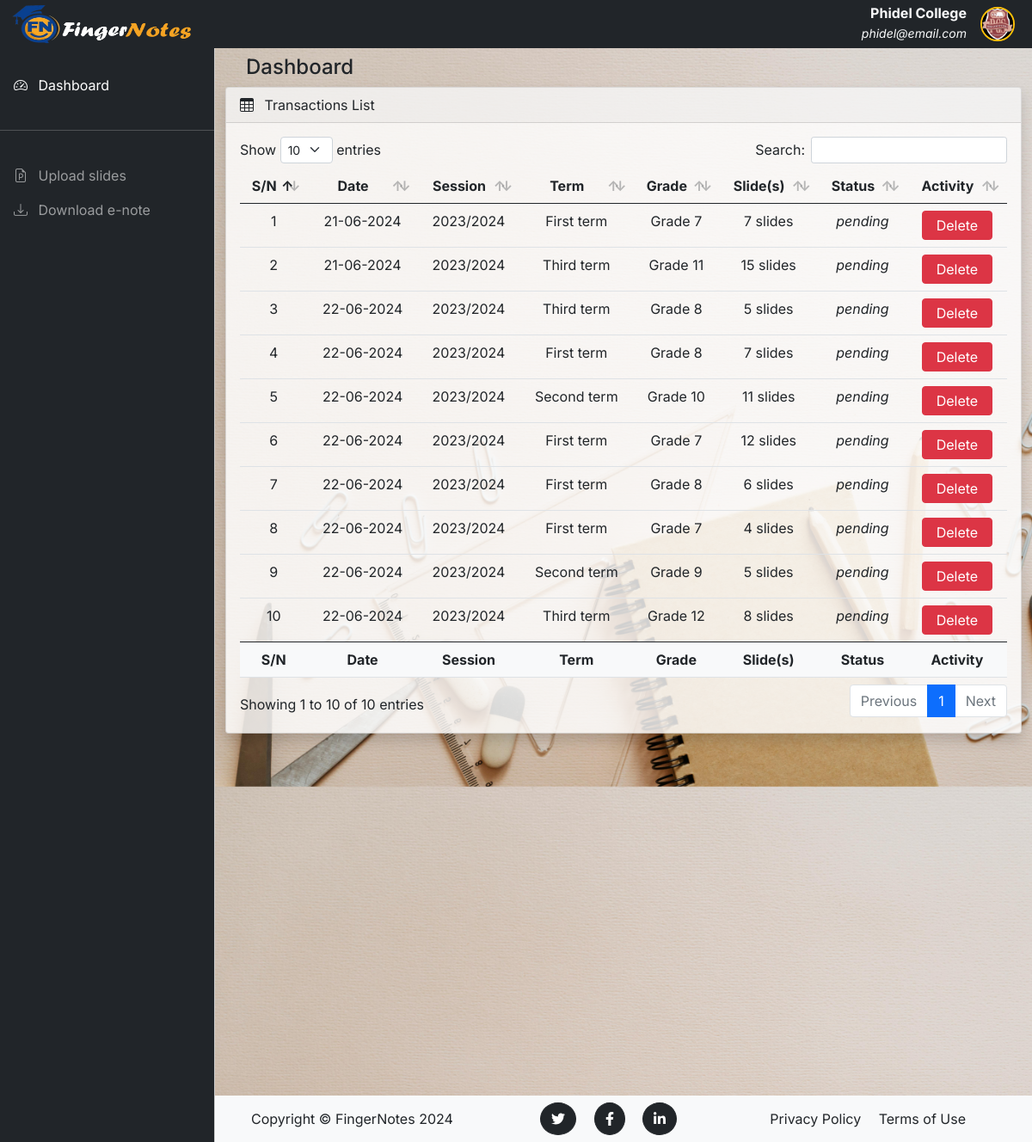
The page /dashboard (signed in) on the database as committed earlier.
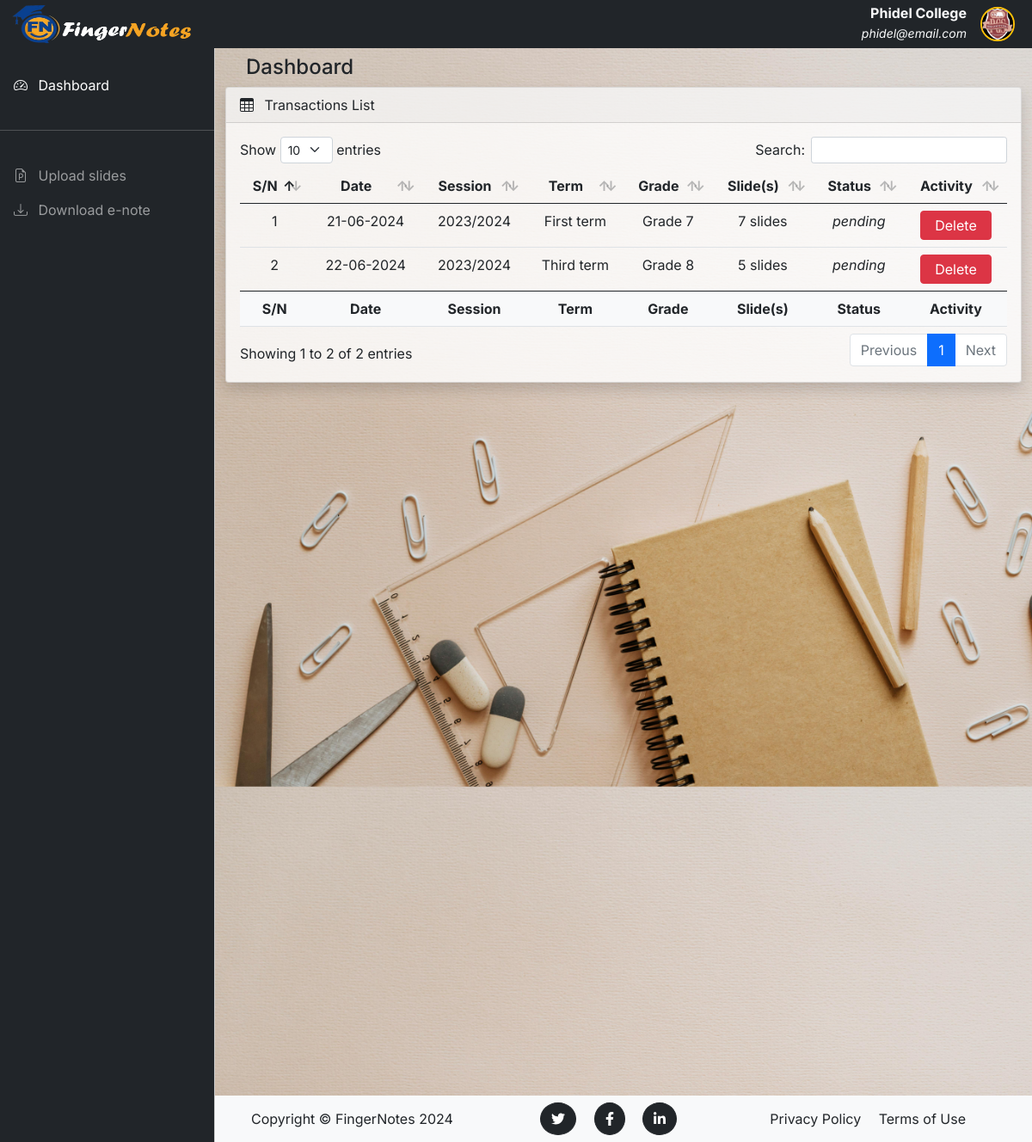
The same page on the database as committed later.
### fingerNotes/models.py (models this page shows, shortened)
class User(db.Model, UserMixin):
    __tablename__ = 'users'
    id = db.Column(db.Integer, primary_key=True)
    school_name = db.Column(db.String(120), nullable=False)
    email = db.Column(db.String(120), nullable=False, unique=True)
    country = db.Column(db.String(100), nullable=False)
    image_file = db.Column(db.String(20), nullable=False, default='default.png')
    password = db.Column(db.String(60), nullable=False)
    telephone_no = db.Column(db.String(14))
    school_address = db.Column(db.String(255))
    school_website = db.Column(db.String(255))
    upload_infos = db.relationship('UploadInfo', backref='user', lazy=True, cascade='all, delete-orphan')

class UploadInfo(db.Model):
    __tablename__ = 'uploads'
    id = db.Column(db.Integer, primary_key=True)
    session = db.Column(db.String(20), nullable=False)
    term = db.Column(db.String(20), nullable=False)
    grade = db.Column(db.String(20), nullable=False)
    status = db.Column(db.String(20), default='pending')
    date = db.Column(db.DateTime, nullable=False, default=datetime.now)
    user_id = db.Column(db.Integer, db.ForeignKey('users.id', name='fk_upload_user'), nullable=False)
    files = db.relationship('File', backref='upload_info', lazy=True, cascade='all, delete-orphan')

### fingerNotes/routes.py (the view)
@app.route("/dashboard")
@login_required
def dashboard():
    uploads = UploadInfo.query.filter_by(user_id=current_user.id).all()
    return render_template("dashboard.html", uploads=uploads)

### fingerNotes/models.py (called while the page is built)
@login_manager.user_loader
def load_user(user_id):
    return User.query.get(int(user_id))

### fingerNotes/templates/dashboard.html (shortened to what this page needs)
{% extends 'base.html' %}
{% set active_page = "dashboard" %}
{% block content %}
  <div class="container-fluid" style="background-color: transparent;">
    <div class="row container">
      <div class="col-md-12">
        <h4>Dashboard</h4>
      </div>
    </div>
    <div class="row" style="background-color: transparent;">
      <div class="col-md-12 mb-3">
        <div class="card shadow" style="background-color: #ffffffd0;">
          <div class="card-header">
            <span><i class="bi bi-table me-2"></i></span> Transactions List
          </div>
          <div class="card-body">
            <div class="table-responsive">
              <table
                id="example"
                class="table table-hover data-table text-center"
                style="width: 100%">
                <thead>
                  <tr>
                    <th>S/N</th>
                    <th>Date</th>
                    <th>Session</th>
                    <th>Term</th>
                    <th>Grade</th>
                    <th>Slide(s)</th>
                    <th>Status</th>
                    <th>Activity</th>
                  </tr>
                </thead>
                <tbody>
                  {% for upload in uploads %}
                  <tr>
                    <td>{{ loop.index }}</td>
                    <td>{{ upload.date.strftime('%d-%m-%Y') }}</td>
                    <td>{{ upload.session }}</td>
                    <td>{{ upload.term }}</td>
                    <td>{{ upload.grade }}</td>
                    <td>{{ upload.files | length }} slides</td>
                    <td><em>{{ upload.status }}</em></td>
                    <td>
                      <a href="{{ url_for('delete_uploads', id=upload.id)}}" class="btn btn-danger py-1 px-3 shadow-none">Delete</a>
                    </td>
                  </tr>
                  {% endfor %}
                </tbody>
                <tfoot>
                  <tr class="bg-light">
                    <th>S/N</th>
                    <th>Date</th>
                    <th>Session</th>
                    <th>Term</th>
                    <th>Grade</th>
                    <th>Slide(s)</th>
                    <th>Status</th>
                    <th>Activity</th>
                  </tr>
                </tfoot>
              </table>
            </div>
          </div>
        </div>
      </div>
    </div>
  </div>
{% endblock%}

### fingerNotes/templates/base.html (shortened to what this page needs)
<!DOCTYPE html>
<html lang="en">
    <head>
        <link rel="stylesheet" type="text/css" href="{{ url_for('static', filename='css/dBaord_css/bootstrap.min.css') }}" />
        <link
            rel="stylesheet"
            href="https://cdn.jsdelivr.net/npm/bootstrap-icons@1.4.1/font/bootstrap-icons.css"
        />
        <link rel="stylesheet" type="text/css" href="{{ url_for('static', filename='css/dBaord_css/dataTables.bootstrap5.min.css') }}" />
        <link rel="stylesheet" type="text/css" href="{{ url_for('static', filename='css/dBaord_css/style.css') }}" />
    </head>
    <body>
        <nav class="navbar navbar-expand-lg navbar-light bg-dark fixed-top py-0">
            <div class="container-fluid">
                <a
                class="navbar-brand me-auto ms-lg-0 ms-3 mx-sm-auto"
                href="{{ url_for('homepage')}}"
                ><img style="width: 210px;height: 45px;" src="{{ url_for('static', filename='img/navbar-logo.png') }}" alt=""></a>
                <div class="collapse navbar-collapse" id="topNavBar">
                    <div class="d-block ms-auto my-lg-0">
                        <h6 class="text-end text-light fw-bolder mb-0">{{ current_user.school_name }}</h6>
                        <em class="text-light"><small>{{ current_user.email }}</small></em>
                    </div>
                    <ul class="navbar-nav">
                        <li class="nav-item dropdown">
                            <a
                                class="nav-link ms-2"
                                href="#"
                                role="button"
                                data-bs-toggle="dropdown"
                                aria-expanded="false"
                            >
                                <img class="rounded-circle border border-2 border-warning" src="{{ url_for('static', filename='img/profile_pics/' + current_user.image_file) }}" width="40px" alt="">
                            </a>
                        </li>
                    </ul>
                </div>
            </div>
        </nav>
        <div
        class="offcanvas offcanvas-start sidebar-nav bg-dark"
        tabindex="-1"
        id="sidebar"
        >
            <div class="offcanvas-body p-0">
                <nav class="navbar-dark">
                    <ul class="navbar-nav">
                        <br>
                        <li>
                            <a href="{{ url_for('dashboard') }}" class="nav-link px-3 {{'active' if active_page == 'dashboard'}}">
                                <span class="me-2"><i class="bi bi-speedometer2"></i></span>
                                <span>Dashboard</span>
                            </a>
                        </li>
                        <li class="my-4"><hr class="dropdown-divider bg-light" /></li>
                        <li>
                            <a href="{{ url_for('upload') }}" class="nav-link px-3 {{'active' if active_page == 'upload'}}">
                                <span class="me-2"><i class="bi bi-file-earmark-ppt"></i></span>
                                <span>Upload slides</span>
                            </a>
                        </li>
                        <li>
                            <a href="{{ url_for('enote_download') }}" class="nav-link px-3 {{'active' if active_page == 'download'}}">
                                <span class="me-2"><i class="bi bi-download"></i></span>
                                <span>Download e-note</span>
                            </a>
                        </li>
                    </ul>
                </nav>
            </div>
        </div>
        <main class="mt-5 pt-3" style="background-image: url(../static/img/backgroundimg.jpg);background-size: 1300px;">
            {% block content %}
            {% endblock %}
            <footer class="footer mt-10 py-2 text-center bg-light me-auto foot">
                <div class="container">
                    <div class="row align-items-center ">
                        <div class="col-lg-3 text-lg-start">Copyright &copy; FingerNotes 2024</div>
                        <div class="col-lg-3 my-3 my-lg-0">
                            <a class="btn btn-dark btn-social rounded-circle mx-2" href="#!" aria-label="Twitter"><i class="fab fa-twitter"></i></a>
                            <a class="btn btn-dark btn-social rounded-circle mx-2" href="#!" aria-label="Facebook"><i class="fab fa-facebook-f"></i></a>
                            <a class="btn btn-dark btn-social rounded-circle mx-2" href="#!" aria-label="LinkedIn"><i class="fab fa-linkedin-in"></i></a>
                        </div>
                        <div class="col-lg-3 text-lg-end">
                            <a class="link-dark text-decoration-none me-3" href="#!">Privacy Policy</a>
                            <a class="link-dark text-decoration-none" href="#!">Terms of Use</a>
                        </div>
                    </div>
                </div>
            </footer>
        </main>
    </body>
</html>

### fingerNotes/static/css/dBaord_css/style.css (style rules this page uses)
body, button { font-family: "Inter", sans-serif; }
:root { --offcanvas-width: 250px; --topNavbarHeight: 55px; }
.sidebar-nav { width: var(--offcanvas-width); }
@media (min-width: 992px) { body { overflow: auto !important; } }
@media (min-width: 992px) { main { margin-left: var(--offcanvas-width); min-height: 160vh; } }
@media (min-width: 992px) { .sidebar-nav { -webkit-transform: none; transform: none; visibility: visible !important; height: calc(100% - var(--topNavbarHeight)); top: var(--topNavbarHeight); } }
.foot { position: fixed; left: 50; bottom: 0; width: 100%; z-index: 10; }

Rows that differ between the two databases and show on the page:
removed UploadInfo: date "21-06-2024", session "2023/2024", term "Third term", grade "Grade 11", files|length "15", status "pending"
removed UploadInfo: date "22-06-2024", session "2023/2024", term "First term", grade "Grade 8", files|length "7", status "pending"
removed UploadInfo: date "22-06-2024", session "2023/2024", term "Second term", grade "Grade 10", files|length "11", status "pending"
removed UploadInfo: date "22-06-2024", session "2023/2024", term "First term", grade "Grade 7", files|length "12", status "pending"
removed UploadInfo: date "22-06-2024", session "2023/2024", term "First term", grade "Grade 8", files|length "6", status "pending"
removed UploadInfo: date "22-06-2024", session "2023/2024", term "First term", grade "Grade 7", files|length "4", status "pending"
removed UploadInfo: date "22-06-2024", session "2023/2024", term "Second term", grade "Grade 9", files|length "5", status "pending"
removed UploadInfo: date "22-06-2024", session "2023/2024", term "Third term", grade "Grade 12", files|length "8", status "pending"
Other text that changed with them:
text written by a page script: "Show entries Search: Showing 1 to 10 of 10 entries Previous 1 Next" → "Show entries Search: Showing 1 to 2 of 2 entries Previous 1 Next"
